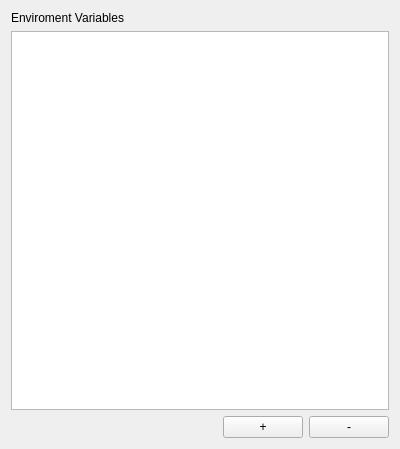
<?xml version="1.0" encoding="UTF-8"?>
<ui version="4.0">
 <class>EnvVariables</class>
 <widget class="QWidget" name="EnvVariables">
  <property name="geometry">
   <rect>
    <x>0</x>
    <y>0</y>
    <width>400</width>
    <height>449</height>
   </rect>
  </property>
  <property name="windowTitle">
   <string>Enviroment Variables</string>
  </property>
  <property name="windowIcon">
   <iconset>
    <normaloff>:/actions/resources/actions/configure.png</normaloff>:/actions/resources/actions/configure.png</iconset>
  </property>
  <layout class="QVBoxLayout" name="verticalLayout">
   <item>
    <widget class="QLabel" name="label">
     <property name="text">
      <string>Enviroment Variables</string>
     </property>
    </widget>
   </item>
   <item>
    <widget class="QTableView" name="tableView">
     <property name="showGrid">
      <bool>false</bool>
     </property>
     <property name="sortingEnabled">
      <bool>true</bool>
     </property>
    </widget>
   </item>
   <item>
    <layout class="QHBoxLayout" name="horizontalLayout">
     <item>
      <spacer name="horizontalSpacer">
       <property name="orientation">
        <enum>Qt::Horizontal</enum>
       </property>
       <property name="sizeHint" stdset="0">
        <size>
         <width>40</width>
         <height>20</height>
        </size>
       </property>
      </spacer>
     </item>
     <item>
      <widget class="QPushButton" name="pushAdd">
       <property name="text">
        <string>+</string>
       </property>
      </widget>
     </item>
     <item>
      <widget class="QPushButton" name="pushRemove">
       <property name="text">
        <string>-</string>
       </property>
      </widget>
     </item>
    </layout>
   </item>
  </layout>
 </widget>
 <resources/>
 <connections/>
</ui>
